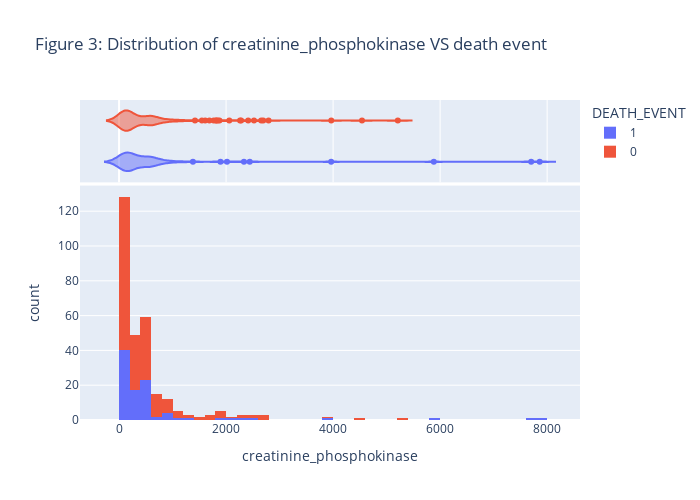

Notebook code for this chart:
### Code cell
plot_histogram(heart_data, 'creatinine_phosphokinase', 'DEATH_EVENT', NBINS, "violin",'Figure 3: Distribution of creatinine_phosphokinase VS death event')

### Figure 1 — Plotly figure (JSON) as saved in the notebook; plotly's stock layout.template omitted (floating-point values rounded to 4 significant figures; data arrays with more than 128 entries replaced by an {"elided": "..."} marker saying what was removed)
{"data": [{"alignmentgroup": "True", "bingroup": "x", "hovertemplate": "DEATH_EVENT=1<br>creatinine_phosphokinase=%{x}<br>count=%{y}<extra></extra>", "legendgroup": "1", "marker": {"color": "#636efa"}, "name": "1", "nbinsx": 50, "offsetgroup": "1", "orientation": "v", "showlegend": true, "type": "histogram", "x": [582, 7861, 146, 111, 160, 47, 246, 315, 157, 123, 81, 231, 981, 168, 379, 149, 582, 125, 582, 128, 220, 582, 148, 112, 122, 60, 70, 582, 23, 249, 94, 582, 60, 855, 235, 582, 124, 571, 588, 582, 1380, 582, 553, 129, 577, 91, 3964, 69, 260, 371, 789, 364, 7702, 318, 582, 68, 250, 110, 161, 113, 5882, 582, 47, 76, 280, 154, 328, 129, 143, 582, 582, 168, 805, 943, 582, 233, 2334, 2442, 776, 66, 176, 395, 99, 145, 104, 582, 1896, 582, 418, 131, 427, 582, 166, 2017, 258, 1199], "xaxis": "x", "yaxis": "y"}, {"alignmentgroup": "True", "hovertemplate": "DEATH_EVENT=1<br>creatinine_phosphokinase=%{x}<extra></extra>", "legendgroup": "1", "marker": {"color": "#636efa"}, "name": "1", "offsetgroup": "1", "scalegroup": "x", "showlegend": false, "type": "violin", "x": [582, 7861, 146, 111, 160, 47, 246, 315, 157, 123, 81, 231, 981, 168, 379, 149, 582, 125, 582, 128, 220, 582, 148, 112, 122, 60, 70, 582, 23, 249, 94, 582, 60, 855, 235, 582, 124, 571, 588, 582, 1380, 582, 553, 129, 577, 91, 3964, 69, 260, 371, 789, 364, 7702, 318, 582, 68, 250, 110, 161, 113, 5882, 582, 47, 76, 280, 154, 328, 129, 143, 582, 582, 168, 805, 943, 582, 233, 2334, 2442, 776, 66, 176, 395, 99, 145, 104, 582, 1896, 582, 418, 131, 427, 582, 166, 2017, 258, 1199], "xaxis": "x2", "yaxis": "y2"}, {"alignmentgroup": "True", "bingroup": "x", "hovertemplate": "DEATH_EVENT=0<br>creatinine_phosphokinase=%{x}<br>count=%{y}<extra></extra>", "legendgroup": "0", "marker": {"color": "#EF553B"}, "name": "0", "nbinsx": 50, "offsetgroup": "0", "orientation": "v", "showlegend": true, "type": "histogram", "x": {"elided": "203 int values"}, "xaxis": "x", "yaxis": "y"}, {"alignmentgroup": "True", "hovertemplate": "DEATH_EVENT=0<br>creatinine_phosphokinase=%{x}<extra></extra>", "legendgroup": "0", "marker": {"color": "#EF553B"}, "name": "0", "offsetgroup": "0", "scalegroup": "x", "showlegend": false, "type": "violin", "x": {"elided": "203 int values"}, "xaxis": "x2", "yaxis": "y2"}], "layout": {"barmode": "relative", "height": 500, "legend": {"title": {"text": "DEATH_EVENT"}, "tracegroupgap": 0}, "title": {"text": "Figure 3: Distribution of creatinine_phosphokinase VS death event"}, "width": 700, "xaxis": {"anchor": "y", "domain": [0, 1], "title": {"text": "creatinine_phosphokinase"}}, "xaxis2": {"anchor": "y2", "domain": [0, 1], "matches": "x", "showgrid": true, "showticklabels": false}, "yaxis": {"anchor": "x", "domain": [0, 0.7326], "title": {"text": "count"}}, "yaxis2": {"anchor": "x2", "domain": [0.7426, 1], "matches": "y2", "showgrid": false, "showline": false, "showticklabels": false, "ticks": ""}}}
